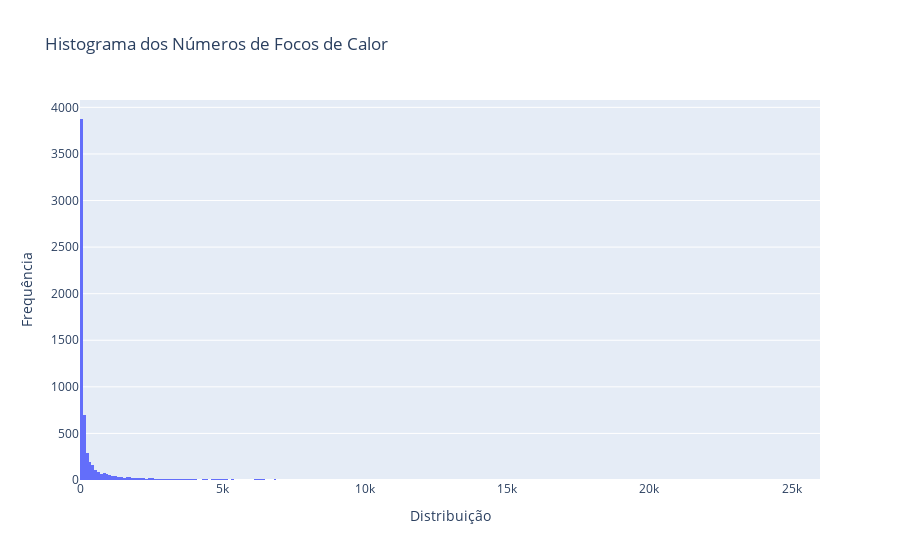

Source (notebook cell):
### Code cell
plot_histogram(base)

### Figure 1 — Plotly figure (JSON) as saved in the notebook; plotly's stock layout.template omitted (floating-point values rounded to 4 significant figures; data arrays with more than 128 entries replaced by an {"elided": "..."} marker saying what was removed)
{"data": [{"type": "histogram", "x": {"elided": "6454 int values"}}], "layout": {"title": {"text": "Histograma dos Números de Focos de Calor"}, "xaxis": {"title": {"text": "Distribuição"}}, "yaxis": {"title": {"text": "Frequência"}}}}
